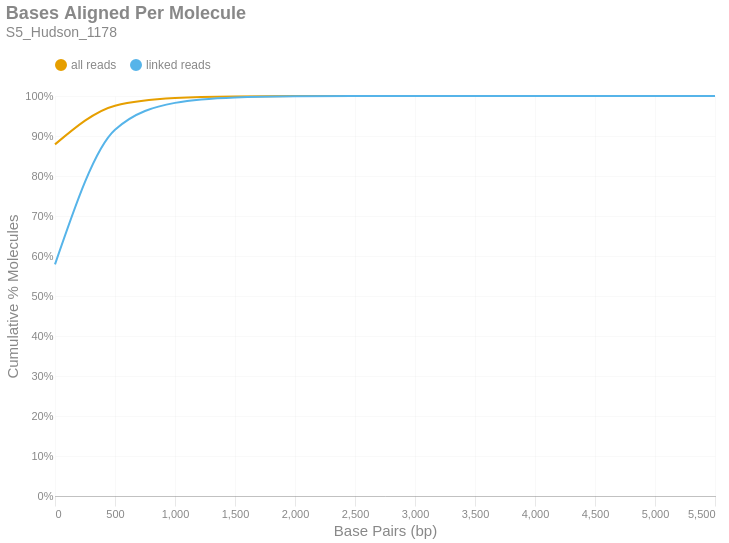

Notebook code for this chart:
### Markdown cell above
### Bases Aligned Per Molecule
This is a cumulative frequency distribution showing the number of base pairs aligned per unique molecule. These data are shown in 500 bp bins. There are two distributions: one with `all reads` (yellow) and another with only `linked reads` (blue). The percent of molecules in the `linked reads` distribution is relative to the total number of linked molecules.

### Code cell
if SKIPLR:
    print_html(f"Skipped")
else:
    binned_df = consolidated_hist(valids['aligned_bp'], mask, 500, True)
    with SafeRender(binned_df):
        (
            density_plot(binned_df, 'Bases Aligned Per Molecule', samplename, 'basesper')
            .encode(
                x=alt.X('bin:Q', title="Base Pairs (bp)").axis(tickMinStep=500).scale(padding=0),
                y=alt.Y('value:Q', title='Cumulative % Molecules')
                    .axis(format='%')
                    .scale(domain = [0,1])
                    .stack(False),
                color=alt.Color("key:N").scale(domain = ["all reads", "linked reads"]),
                tooltip = [
                    alt.Tooltip("key:N", title = "Data Type"),
                    alt.Tooltip("range_label:N", title="Bases Aligned Per Molecule"),
                    alt.Tooltip("value:Q", format = ".2%", title="% Molecules (Cum.)")
                ]
            )
        ).display()

### Figure 1 — Vega-Lite specification as saved in the notebook (floating-point values rounded to 4 significant figures)
{"width": "container", "height": 400, "config": {"title": {"anchor": "start", "dy": -15, "fontSize": 18, "color": "#888888", "subtitleColor": "#888888", "subtitleFontSize": 14}, "arc": {"fill": "#0072B2"}, "axis": {"domainColor": "#888888", "domainWidth": 0.5, "gridWidth": 0.2, "grid": false, "titleFontWeight": 400, "titleFontSize": 15, "labelFontSize": 11, "labelColor": "#888888", "tickColor": "#888888", "tickWidth": 0.2, "titleColor": "#888888"}, "axisBand": {"grid": false}, "axisX": {"grid": true, "tickSize": 10, "domainCap": "round"}, "axisY": {"domain": false, "grid": true, "tickSize": 0, "domainCap": "round"}, "background": "transparent", "header": {"labelFontSize": 15, "labelColor": "#888888", "titleFontSize": 15, "titleFontWeight": 600, "titleColor": "#888888"}, "legend": {"labelFont": "sans-serif", "labelFontSize": 12, "labelColor": "#888888", "symbolSize": 100, "symbolType": "circle", "titleFontSize": 12, "titlePadding": 10, "titleColor": "#888888", "title": null, "orient": "top"}, "range": {"category": ["#E69F00", "#56B4E9", "#009E73", "#F0E442", "#0072B2", "#D55E00", "#CC79A7", "#000000"], "diverging": ["#cfe8f3", "#a2d4ec", "#73bfe2", "#46abdb", "#1696d2", "#12719e"]}, "area": {"fill": "#0072B2", "fillOpacity": 0.7, "line": true, "strokeOpacity": 0.7}, "line": {"color": "#0072B2", "stroke": "#0072B2", "strokeWidth": 2}, "trail": {"color": "#0072B2", "stroke": "#0072B2", "strokeWidth": 0, "size": 1}, "point": {"filled": true, "fillOpacity": 1.0, "size": 95}, "text": {"color": "#888888", "fontSize": 11, "align": "right", "fontWeight": 400, "size": 11}, "bar": {"fill": "#0072B2", "stroke": null}, "view": {"stroke": null, "continuousWidth": 660, "continuousHeight": 400}}, "data": {"name": "data-7afe755b8cbdf04d0aca6969eeecd76a"}, "mark": {"type": "line", "interpolate": "monotone", "point": {"opacity": 0, "size": 275}}, "encoding": {"color": {"field": "key", "scale": {"domain": ["all reads", "linked reads"]}, "type": "nominal"}, "tooltip": [{"field": "key", "title": "Data Type", "type": "nominal"}, {"field": "range_label", "title": "Bases Aligned Per Molecule", "type": "nominal"}, {"field": "value", "format": ".2%", "title": "% Molecules (Cum.)", "type": "quantitative"}], "x": {"axis": {"tickMinStep": 500}, "field": "bin", "scale": {"padding": 0}, "title": "Base Pairs (bp)", "type": "quantitative"}, "y": {"axis": {"format": "%"}, "field": "value", "scale": {"domain": [0, 1]}, "stack": false, "title": "Cumulative % Molecules", "type": "quantitative"}}, "params": [{"name": "param_c36ac31b6afebe62", "select": {"type": "point", "fields": ["key"]}, "bind": "legend"}], "title": {"text": "Bases Aligned Per Molecule", "subtitle": "S5_Hudson_1178"}, "transform": [{"fold": ["all reads (cumsum)", "linked reads (cumsum)"]}, {"calculate": "replace(datum.key, ' (cumsum)', '')", "as": "key"}, {"filter": {"param": "param_c36ac31b6afebe62"}}], "usermeta": {"embedOptions": {"downloadFileName": "S5_Hudson_1178.basesper"}}, "$schema": "https://vega.github.io/schema/vega-lite/v6.1.0.json", "datasets": {"data-7afe755b8cbdf04d0aca6969eeecd76a": [{"bin": "0.0", "interval": "0.0-500.0", "all reads": 0.8791, "linked reads": 0.5789, "all reads (cumsum)": 0.8791, "linked reads (cumsum)": 0.5789, "range_label": "0-499"}, {"bin": "500.0", "interval": "500.0-1000.0", "all reads": 0.09678, "linked reads": 0.3367, "all reads (cumsum)": 0.9759, "linked reads (cumsum)": 0.9156, "range_label": "500-999"}, {"bin": "1000.0", "interval": "1000.0-1500.0", "all reads": 0.01924, "linked reads": 0.06722, "all reads (cumsum)": 0.9951, "linked reads (cumsum)": 0.9828, "range_label": "1000-1499"}, {"bin": "1500.0", "interval": "1500.0-2000.0", "all reads": 0.003916, "linked reads": 0.01368, "all reads (cumsum)": 0.999, "linked reads (cumsum)": 0.9965, "range_label": "1500-1999"}, {"bin": "2000.0", "interval": "2000.0-2500.0", "all reads": 0.0007933, "linked reads": 0.002772, "all reads (cumsum)": 0.9998, "linked reads (cumsum)": 0.9993, "range_label": "2000-2499"}, {"bin": "2500.0", "interval": "2500.0-3000.0", "all reads": 0.0001475, "linked reads": 0.0005155, "all reads (cumsum)": 0.9999, "linked reads (cumsum)": 0.9998, "range_label": "2500-2999"}, {"bin": "3000.0", "interval": "3000.0-3500.0", "all reads": 3.841e-05, "linked reads": 0.0001342, "all reads (cumsum)": 1.0, "linked reads (cumsum)": 0.9999, "range_label": "3000-3499"}, {"bin": "3500.0", "interval": "3500.0-4000.0", "all reads": 1.023e-05, "linked reads": 3.576e-05, "all reads (cumsum)": 1.0, "linked reads (cumsum)": 1.0, "range_label": "3500-3999"}, {"bin": "4000.0", "interval": "4000.0-4500.0", "all reads": 3.721e-06, "linked reads": 1.3e-05, "all reads (cumsum)": 1.0, "linked reads (cumsum)": 1.0, "range_label": "4000-4499"}, {"bin": "4500.0", "interval": "4500.0-5000.0", "all reads": 1.063e-06, "linked reads": 3.715e-06, "all reads (cumsum)": 1.0, "linked reads (cumsum)": 1.0, "range_label": "4500-4999"}, {"bin": "5000.0", "interval": "5000.0-5500.0", "all reads": 1.329e-07, "linked reads": 4.644e-07, "all reads (cumsum)": 1.0, "linked reads (cumsum)": 1.0, "range_label": "5000-5499"}, {"bin": "5500.0", "interval": "5500.0-6000.0", "all reads": 3.987e-07, "linked reads": 1.393e-06, "all reads (cumsum)": 1.0, "linked reads (cumsum)": 1.0, "range_label": "5500-5999"}]}}
